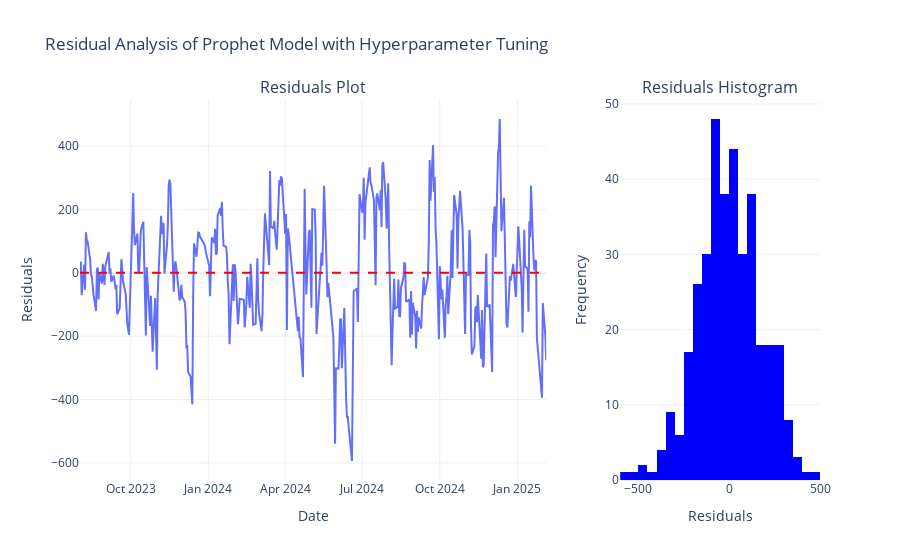

Write notebook code for a chart like this one.
### Code cell
from plotly.subplots import make_subplots

fig = make_subplots(rows=1, cols=2, 
                    subplot_titles=('Residuals Plot', 'Residuals Histogram'), 
                    column_widths=[0.7, 0.3])

fig.add_trace(go.Scatter(x=best_forecast['ds'], y=residuals, mode='lines', name='Residuals'),
              row=1, col=1)

fig.add_trace(go.Scatter(x=best_forecast['ds'], y=[0]*len(best_forecast), mode='lines', 
                         line=dict(color='red', dash='dash'), name='Zero Residual'),
              row=1, col=1)

fig.add_trace(go.Histogram(x=residuals, nbinsx=30, name='Residuals', marker=dict(color='blue')),
              row=1, col=2)

# Update layout
fig.update_layout(title_text='Residual Analysis of Prophet Model with Hyperparameter Tuning', 
                  height=600, 
                  showlegend=False,
                  xaxis_title='Date', 
                  yaxis_title='Residuals', 
                  xaxis2_title='Residuals', 
                  yaxis2_title='Frequency')

fig.show()

### Figure 1 — Plotly figure (JSON) as saved in the notebook; plotly's stock layout.template omitted (floating-point values rounded to 4 significant figures; data arrays with more than 128 entries replaced by an {"elided": "..."} marker saying what was removed)
{"data": [{"mode": "lines", "name": "Residuals", "type": "scatter", "x": {"elided": "362 str values"}, "xaxis": "x", "y": {"elided": "362 float values"}, "yaxis": "y"}, {"line": {"color": "red", "dash": "dash"}, "mode": "lines", "name": "Zero Residual", "type": "scatter", "x": {"elided": "362 str values"}, "xaxis": "x", "y": {"elided": "362 int values"}, "yaxis": "y"}, {"marker": {"color": "blue"}, "name": "Residuals", "nbinsx": 30, "type": "histogram", "x": {"elided": "362 float values"}, "xaxis": "x2", "yaxis": "y2"}], "layout": {"annotations": [{"font": {"size": 16}, "showarrow": false, "text": "Residuals Plot", "x": 0.315, "xanchor": "center", "xref": "paper", "y": 1, "yanchor": "bottom", "yref": "paper"}, {"font": {"size": 16}, "showarrow": false, "text": "Residuals Histogram", "x": 0.865, "xanchor": "center", "xref": "paper", "y": 1, "yanchor": "bottom", "yref": "paper"}], "autosize": true, "showlegend": false, "title": {"text": "Residual Analysis of Prophet Model with Hyperparameter Tuning"}, "xaxis": {"anchor": "y", "autorange": true, "domain": [0, 0.63], "range": ["2023-08-02", "2025-02-04"], "title": {"text": "Date"}, "type": "date"}, "xaxis2": {"anchor": "y2", "autorange": true, "domain": [0.73, 1], "range": [-600, 500], "title": {"text": "Residuals"}, "type": "linear"}, "yaxis": {"anchor": "x", "autorange": true, "domain": [0, 1], "range": [-653.9, 545.4], "title": {"text": "Residuals"}, "type": "linear"}, "yaxis2": {"anchor": "x2", "autorange": true, "domain": [0, 1], "range": [0, 50.53], "title": {"text": "Frequency"}}}}
